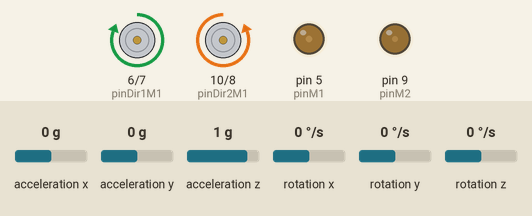
The program below on a simulated Arduino Nano, built with avr-gcc and run on an emulated ATmega328P. Shown: motor-driver pin pairs drawn as motors (green arrow = first pin HIGH = forward, orange = second pin HIGH = backward, longer = more drive), output pins drawn as LEDs (lit = HIGH). Wiring (inferred from the names in the program): MPU-6050 motion sensor at I2C address 0x68. Inputs (shaded band) come from the test bench; at power-on: acceleration y 0 g, acceleration z 1 g, rotation x 0 °/s, acceleration x 0 g, rotation y 0 °/s, rotation z 0 °/s. What the program prints to the serial monitor is not drawn.

Above: at 4.1 s.
4.2 s: acceleration y set to -1.4 g
At 6.9 s:
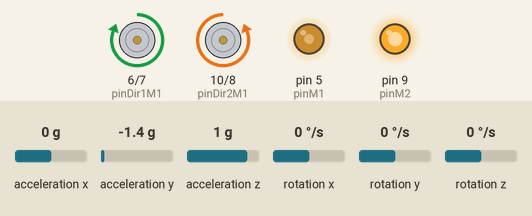
7.2 s: acceleration z set to -1.4 g
At 9.9 s:
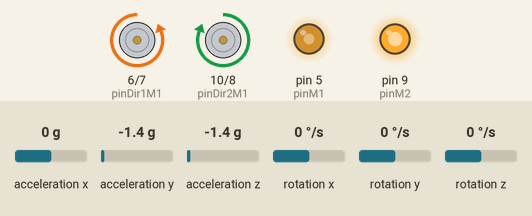
10.2 s: acceleration z set to -0.8 g
13.2 s: rotation x set to -100 °/s
16.2 s: acceleration y set to 0 g
At 19.0 s:
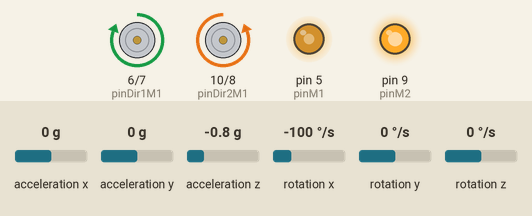
Timing chart, 0 to 20.2 s (numbered marks = the images above; inputs shaded):
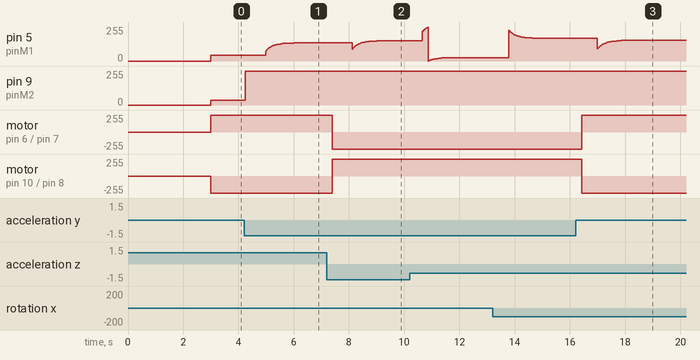

The program:

main.cpp
```cpp
#include <Arduino.h>
#include <../lib/MPU6050_handle/MPU5060_handle.h>

// Create an object for the MPU6050
MPU5060_handle mpu;

// Define the motor pins on the Arduino
#define pinM1 5
#define pinM2 9
#define pinDir1M1 6
#define pinDir2M1 10
#define pinDir1M2 7
#define pinDir2M2 8

// Define LED pins
#define pinLED 2
#define pinStatusLED 13

unsigned long looptime = 2500;  // Looptime in microseconds
float dt = 0.000001*looptime;   // loop time in seconds
unsigned long loopTimer;

float roll_acc  = 0;
float pitch_acc = 0;
float tot_roll  = 0;
float tot_pitch = 0;

// Setup sensor variables
float gForceY, gForceZ, gForceX;     // Accelerometer sensor values
float rotX;                          // Gyroscope sensor values
float calibX;                        // Gyroscope calibration values

float prev_error = 0;                 // Gyroscope sensor values from previous loop

// PID-calibration
float Kp = 12;
float Kd = 0.1;

/****************** NEEDED METHODS ******************/

void my_digitalWrite(uint8_t pin, uint8_t val){
  /*
  * Custom digitalWrite method that is faster than the native Arduion one.
  * Param: pin - The pin to write to.
  * Param: val - If the ping should be set to HIGH or LOW.
  */

  uint8_t bit = digitalPinToBitMask(pin);
	uint8_t port = digitalPinToPort(pin);
  volatile uint8_t *out;

  out = portOutputRegister(port);

    uint8_t oldSREG = SREG;
    cli();

    if (val == LOW) {
      *out &= ~bit;
    } else {
      *out |= bit;
    }

    SREG = oldSREG;

}

boolean set_motor_speeds(float speed){
  /*
  * Method for writing speed to the motors. Sets the same amount of speed to the both motors.
  * Param: speed - Signed integer that corresponds to the wanted speed of the motor. Range of -100 - 100.
  * Return: Boolean - True if the method executed successfully. False if something failed.
  */

  /*
  // Check if the speed is whithin the allowed range.
  if (speed < -100 || speed > 100){
    Serial.print("Speed out of range: "); Serial.println(speed);
    return false;
  }*/

  // Set the direction of the motors
  if (speed >= 0){
      // Forward
      my_digitalWrite(pinDir1M1, HIGH);
      my_digitalWrite(pinDir2M1, LOW);
      my_digitalWrite(pinDir1M2, LOW);
      my_digitalWrite(pinDir2M2, HIGH);
  }
  else{
      // Backward
      my_digitalWrite(pinDir1M1, LOW);
      my_digitalWrite(pinDir2M1, HIGH);
      my_digitalWrite(pinDir1M2, HIGH);
      my_digitalWrite(pinDir2M2, LOW);
  }

  // Map a value between 0 and 100 to a range accepted by the motors.
  long speed_map_M1 = map(abs(speed), 0, 100, 45, 255);
  long speed_map_M2 = map(abs(speed), 0, 100, 35, 255);

  // Write the speed to the motors
  analogWrite(pinM1, speed_map_M1);
  analogWrite(pinM2, speed_map_M2);

  return true;
}

void complementaryFilter(){
  /*
  * Implementation a a complementary filter for the values from the MPU6050.
  * Sets the global parameter tot roll to the angle of the robot.
  */

  // 180/pi ≈ 57.29

  gForceY = mpu.gForceY;
  gForceZ = mpu.gForceZ;
  rotX = mpu.rotX;
  calibX = mpu.calibX;

  roll_acc = atan(gForceY/gForceZ)*(57.29);

  // Complementary filter
  tot_roll = 0.99*(tot_roll + ((rotX - calibX)*dt)) + 0.01*(roll_acc);

  //Serial.println(tot_roll);
}

void PIDController(int ref){
  /*
  * Implementation of a simple pid controller.
  * Param: ref - Referece angle.
  */
  // Calculate the errors
  float error = ref - tot_roll;             // Error for P
  float error_d = (error - prev_error)/dt;  // Error for D

  // Calculate the PID
  float motorSpeed = (error*Kp) + (error_d*Kd);

  // Serial.println(error); Serial.println(error_d);

  // Write to the motors
  set_motor_speeds(motorSpeed);

  // Save the current error for D part next loop.
  prev_error = error;
}

/******************* MAIN METHODS *******************/

void setup() {
  // Start serial communication
  Serial.begin(9600);

  // Direction pins
  pinMode(pinDir1M1, OUTPUT);
  pinMode(pinDir2M1, OUTPUT);
  pinMode(pinDir1M2, OUTPUT);
  pinMode(pinDir2M2, OUTPUT);

  // Motor ctrl signal pins
  pinMode(pinM1, OUTPUT);
  pinMode(pinM2, OUTPUT);

  // Give some time for setting down the robot
  delay(1000);

  // Set up MPU6050
  if (mpu.SetupMPU()){
    mpu.calibrateGyro();
  }
  else{
    Serial.println("MPU6050 failed. Shutting down program.");
    while(true){
      delay(1000);
    }
  }
}

void loop() {
  // Todo:  * Kolla vad som tar lång tid genom micros. Kolla vilken metod det är och vad man kan göra för att fixa det.
  //        * Bryta ut comp-filter till eget lib?
  //        * Testa om jag kan byta ut vissa variabeltyper till andra.
  loopTimer = micros();

  // Get new sensor data
  mpu.MPUReadGyro();
  mpu.MPUReadAccel();

  // Run complementary filter
  complementaryFilter();

  PIDController(0);
  //set_motor_speeds(5);

  if(micros() - loopTimer > looptime){
    Serial.print("WARNING!! TOO LONG MAIN LOOP!: "); Serial.println(micros() - loopTimer);
  }

  while(micros() - loopTimer < looptime);

}
```

Measured:
- after the input at 4.2 s, pin 5 (pinM1): moves from 45/255 to 136/255 over 1.0 s, starting after 0.78 s; pin 9 (pinM2): 35/255 → 255/255 at once
- after the input at 7.2 s, motor on pin 6 (pinDir1M1) / pin 7 (pinDir1M2): forward 255/255 → backward 255/255 after 0.19 s; motor on pin 10 (pinDir2M1) / pin 8 (pinDir2M2): backward 255/255 → forward 255/255 after 0.19 s
- after the input at 16.2 s, motor on pin 6 (pinDir1M1) / pin 7 (pinDir1M2): backward 255/255 → forward 255/255 after 0.22 s; motor on pin 10 (pinDir2M1) / pin 8 (pinDir2M2): forward 255/255 → backward 255/255 after 0.22 s
